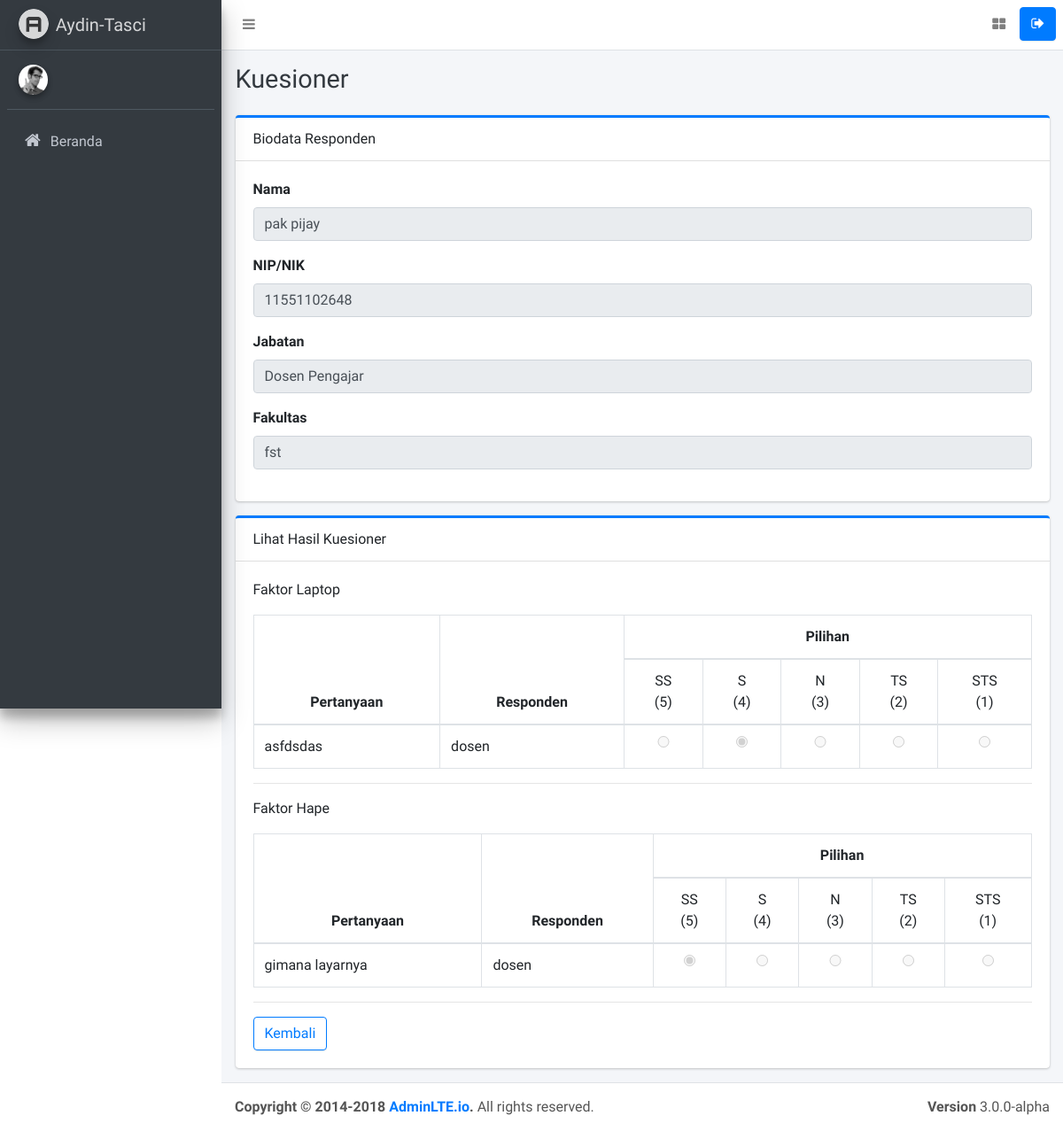
The page /kuesioner/lihat/KUE-53811 on the database its author committed.
### tables this page shows
CREATE TABLE `kuesioner` (
  `kuesioner_id` varchar(10) NOT NULL,
  `kuesioner_nama` varchar(255) NOT NULL,
  `kuesioner_nip_nik_nim` varchar(20) NOT NULL,
  `kuesioner_jabatan` enum('Mahasiswa','Dosen Pengajar','Kepala Jurusan','Dekan') NOT NULL,
  `kuesioner_fakultas` enum('ftk','fud','fpsi','fekonsos','fasih','fdk','fst','fapertapet') NOT NULL,
  `kuesioner_date_created` datetime NOT NULL DEFAULT CURRENT_TIMESTAMP
);

CREATE TABLE `faktor` (
  `faktor_id` int(11) NOT NULL,
  `faktor_nama` varchar(255) NOT NULL,
  `faktor_date_created` timestamp NOT NULL DEFAULT CURRENT_TIMESTAMP
);

CREATE TABLE `kuesioner_detail` (
  `detail_id` int(11) NOT NULL,
  `detail_kuesioner_id` varchar(10) NOT NULL,
  `detail_pertanyaan_id` int(11) NOT NULL,
  `detail_jawaban` int(11) NOT NULL,
  `detail_date_created` datetime NOT NULL DEFAULT CURRENT_TIMESTAMP
);

CREATE TABLE `pertanyaan` (
  `pertanyaan_id` int(11) NOT NULL,
  `pertanyaan_isi` text NOT NULL,
  `pertanyaan_faktor_id` int(11) NOT NULL,
  `pertanyaan_subfaktor_id` int(11) NOT NULL,
  `pertanyaan_jenis` enum('dosen','mahasiswa') NOT NULL,
  `pertanyaan_date_created` datetime NOT NULL DEFAULT CURRENT_TIMESTAMP
);

### application/controllers/KuesionerController.php (called while the page is built, shortened)
<?php
class KuesionerController extends CI_Controller
{
	public function __construct()
	{
		$this->load->model('KuesionerModel', 'kuesioner');
		$this->load->model('FaktorModel', 'faktor');
		$this->load->model('PertanyaanModel', 'pertanyaan');
	}
	public function lihat($id){
		$data = array(
			'faktor' => $this->faktor->lihat_semua(),
			'pertanyaan' => $this->pertanyaan->lihat_semua(),
			'kuesioner' => $this->kuesioner->lihat_satu($id),
			'detail' => $this->kuesioner->lihat_detail($id),
		);
		$this->load->view('templates/header');
		$this->load->view('kuesioner/lihat', $data);
		$this->load->view('templates/footer');
	}
}

### index.php (called while the page is built, shortened)
<?php
require_once BASEPATH.'core/CodeIgniter.php';

### application/models/KuesionerModel.php (called while the page is built, shortened)
<?php
class KuesionerModel extends CI_Model
{
	public function lihat_satu($id)
	{
		$this->db->from('kuesioner');
		$this->db->where('kuesioner_id', $id);
		$query = $this->db->get();
		return $query->row_array();
	}
	public function lihat_detail($id)
	{
		$this->db->from('kuesioner_detail');
		$this->db->join('kuesioner','kuesioner.kuesioner_id = kuesioner_detail.detail_kuesioner_id');
		$this->db->join('pertanyaan','pertanyaan.pertanyaan_id = kuesioner_detail.detail_pertanyaan_id');
		$this->db->where('detail_kuesioner_id', $id);
		$query = $this->db->get();
		return $query->result_array();
	}
}

### application/models/FaktorModel.php (called while the page is built, shortened)
<?php
class FaktorModel extends CI_Model
{
	public function lihat_semua()
	{
		$this->db->from('faktor');
		$query = $this->db->get();
		return $query->result_array();
	}
}

### application/views/kuesioner/lihat.php (the view)
<div class="content-header">
	<div class="container-fluid">
		<div class="row mb-2">
			<div class="col-sm-6">
				<h1 class="m-0 text-dark">Kuesioner</h1>
			</div>
		</div>
	</div>
</div>
<section class="content">
	<div class="container-fluid">
		<div class="row">
			<div class="col-12">
				<div class="card card-primary card-outline">
					<div class="card-header">
						Biodata Responden
					</div>
					<div class="card-body">
						<div class="form-group">
							<label>Nama </label>
							<input type="text" class="form-control" name="nama" value="<?= $kuesioner['kuesioner_nama'] ?>" placeholder="nama" required
								   autocomplete="off" readonly>
						</div>
						<div class="form-group">
							<label>NIP/NIK </label>
							<input type="number" class="form-control" name="nik" value="<?= $kuesioner['kuesioner_nip_nik_nim'] ?>" placeholder="nik" required
								   autocomplete="off" readonly>
						</div>
						<div class="form-group">
							<label>Jabatan </label>
							<input type="text" class="form-control" name="nik" value="<?= $kuesioner['kuesioner_jabatan'] ?>" placeholder="nik" required
								   autocomplete="off" readonly>
						</div>
						<div class="form-group">
							<label>Fakultas </label>
							<input type="text" class="form-control" name="nik" value="<?= $kuesioner['kuesioner_fakultas'] ?>" placeholder="nik" required
								   autocomplete="off" readonly>
						</div>
					</div>
				</div>
				<div class="card card-primary card-outline">
					<div class="card-header">
						Lihat Hasil Kuesioner
					</div>
					<div class="card-body">
						<?php
						foreach ($faktor as $key => $value):
							?>
							<p>Faktor <?= $value['faktor_nama'] ?></p>
							<table class="table table-bordered">
								<thead class="text-center">
								<tr>
									<th rowspan="2">Pertanyaan</th>
									<th rowspan="2">Responden</th>
									<th colspan="5">Pilihan</th>
								</tr>
								<tr>
									<td>SS <br>(5)</td>
									<td>S <br>(4)</td>
									<td>N <br>(3)</td>
									<td>TS <br>(2)</td>
									<td>STS <br>(1)</td>
								</tr>
								</thead>
								<tbody>
								<?php
								foreach ($detail as $key2 => $value2):
									if ($value['faktor_id'] == $value2['pertanyaan_faktor_id']):
										?>
										<tr>
											<td><?= $value2['pertanyaan_isi'] ?></td>
											<td><?= $value2['pertanyaan_jenis'] ?></td>
											<td><input type="radio" class="form-control"
													   name="pilihan<?= $value2['pertanyaan_id'] ?>"
													   value="5" <?php if ($value2['detail_jawaban'] == 5) echo 'checked' ?>
													   disabled></td>
											<td><input type="radio" class="form-control"
													   name="pilihan<?= $value2['pertanyaan_id'] ?>"
													   value="4" <?php if ($value2['detail_jawaban'] == 4) echo 'checked' ?>
													   disabled></td>
											<td><input type="radio" class="form-control"
													   name="pilihan<?= $value2['pertanyaan_id'] ?>"
													   value="3" <?php if ($value2['detail_jawaban'] == 3) echo 'checked' ?>
													   disabled></td>
											<td><input type="radio" class="form-control"
													   name="pilihan<?= $value2['pertanyaan_id'] ?>"
													   value="2" <?php if ($value2['detail_jawaban'] == 2) echo 'checked' ?>
													   disabled></td>
											<td><input type="radio" class="form-control"
													   name="pilihan<?= $value2['pertanyaan_id'] ?>"
													   value="1" <?php if ($value2['detail_jawaban'] == 1) echo 'checked' ?>
													   disabled></td>
										</tr>
									<?php
									endif;
								endforeach;
								?>
								</tbody>
							</table>
							<hr>
						<?php
						endforeach;
						?>
						<a href="<?= base_url('kuesioner') ?>" class="btn btn-primary btn-outline-primary"
						   name="simpan">Kembali</a>
					</div>
				</div>
			</div>
		</div>
</section>

### rows shown on the page
kuesioner: nama "pak pijay", nik "11551102648", nik "Dosen Pengajar", nik "fst"
faktor: faktor_nama "Laptop"
kuesioner_detail: pertanyaan.pertanyaan_isi "asfdsdas", pertanyaan.pertanyaan_jenis "dosen", detail_jawaban "☑"
faktor: faktor_nama "Hape"
kuesioner_detail: pertanyaan.pertanyaan_isi "gimana layarnya", pertanyaan.pertanyaan_jenis "dosen", detail_jawaban "☑"
